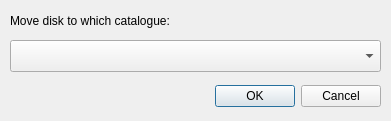
<?xml version="1.0" encoding="UTF-8"?>
<ui version="4.0">
 <class>MoveDiskDialog</class>
 <widget class="QDialog" name="MoveDiskDialog">
  <property name="geometry">
   <rect>
    <x>0</x>
    <y>0</y>
    <width>391</width>
    <height>121</height>
   </rect>
  </property>
  <property name="windowTitle">
   <string>Move Disk</string>
  </property>
  <widget class="QDialogButtonBox" name="buttonBox">
   <property name="geometry">
    <rect>
     <x>40</x>
     <y>80</y>
     <width>341</width>
     <height>32</height>
    </rect>
   </property>
   <property name="orientation">
    <enum>Qt::Horizontal</enum>
   </property>
   <property name="standardButtons">
    <set>QDialogButtonBox::Cancel|QDialogButtonBox::Ok</set>
   </property>
  </widget>
  <widget class="QComboBox" name="comboBox">
   <property name="geometry">
    <rect>
     <x>10</x>
     <y>40</y>
     <width>371</width>
     <height>32</height>
    </rect>
   </property>
  </widget>
  <widget class="QLabel" name="label">
   <property name="geometry">
    <rect>
     <x>10</x>
     <y>10</y>
     <width>371</width>
     <height>21</height>
    </rect>
   </property>
   <property name="text">
    <string>Move disk to which catalogue:</string>
   </property>
  </widget>
 </widget>
 <resources/>
 <connections>
  <connection>
   <sender>buttonBox</sender>
   <signal>accepted()</signal>
   <receiver>MoveDiskDialog</receiver>
   <slot>accept()</slot>
   <hints>
    <hint type="sourcelabel">
     <x>248</x>
     <y>254</y>
    </hint>
    <hint type="destinationlabel">
     <x>157</x>
     <y>274</y>
    </hint>
   </hints>
  </connection>
  <connection>
   <sender>buttonBox</sender>
   <signal>rejected()</signal>
   <receiver>MoveDiskDialog</receiver>
   <slot>reject()</slot>
   <hints>
    <hint type="sourcelabel">
     <x>316</x>
     <y>260</y>
    </hint>
    <hint type="destinationlabel">
     <x>286</x>
     <y>274</y>
    </hint>
   </hints>
  </connection>
 </connections>
</ui>
